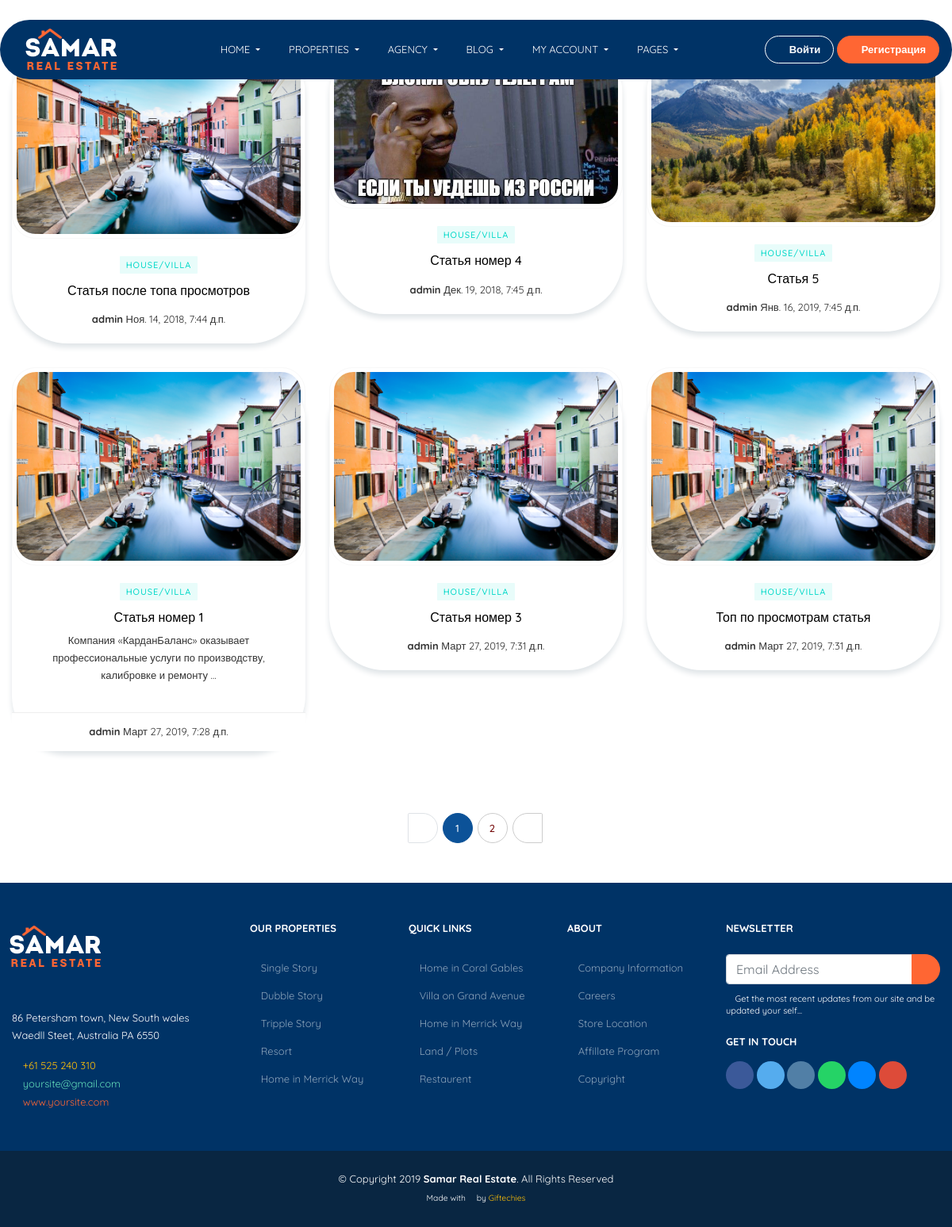
Screenshot of /blog/ with the database file from the repository.
### blog/models.py (models this page shows, shortened)
class Post(models.Model):
    author = models.ForeignKey(settings.AUTH_USER_MODEL, on_delete=models.CASCADE, related_name='posts', verbose_name='Автор статьи')
    post_title = models.CharField(max_length=120, blank=False, null=False, verbose_name='Заголовок', help_text='Заголовок статьи')
    post_body = models.TextField(blank=False, null=False, default=None, verbose_name='Текст статьи')
    slug = AutoSlugField(populate_from='post_title', unique_with=['author__id', 'pub_date__day'], unique=True)
    creation_date = models.DateTimeField(auto_now_add=True, verbose_name='Дата создания статьи')
    pub_date = models.DateTimeField(auto_now=True, verbose_name='Дата публикации')
    is_active = models.BooleanField(default=False, verbose_name='Опубликовано', help_text='Поставьте галочку, если хотите опубликовать объявление')
    comments_open = models.BooleanField(default=True, verbose_name='Комментарии', help_text='Уберите галочку если хотите чтобы комментарии были закрыты')
    meta_title = models.CharField(max_length=140, blank=True, null=True, verbose_name='SEO заголовок')
    meta_description = models.TextField(max_length=220, blank=True, null=True, verbose_name='SEO описание')
    views = models.PositiveIntegerField(default=0, verbose_name='Просмотры')
    class Meta:
        verbose_name = 'Статья'
        verbose_name_plural = 'Статьи'
        ordering = ['pub_date']
    @property
    def get_preview_image(self):
        try:
            my_src = re.findall(r'src="(.*?)"', self.post_body)
            return my_src[0]
        except:
            return None
    def get_absolute_url(self):
        return reverse('post_url', kwargs={'post_slug': self.slug})

### blog/views.py (the view)
# urls.py: path('', BlogView.as_view(), name='blog_url'),
class BlogView(View):
    def get(self, request):
        post_objects = Post.objects.filter(is_active=True)
        paginator = Paginator(post_objects, 6)
        page = request.GET.get('page')
        try:
            posts = paginator.page(page)
        except:
            posts = paginator.page(1)
        current_page = posts.number - 1  # возвращает минимум 1, а так как у нас индексы с 0 начинаются, ,поэтому отнимаем 1
        start_index = current_page - 3
        if start_index < 0:
            start_index = 0
        max_pages = paginator.num_pages  # то же самое как и с currentp_page4
        end_index = current_page + 3
        if end_index > max_pages:
            end_index = max_pages
        page_range = list(paginator.page_range)[start_index:end_index]
        return render(request, 'blog.html', context={'posts': posts, 'page_range': page_range})

### blog/templates/blog.html
{% extends 'base.html' %}
{% load static %}
{% block content %}
      <section class="section-padding">
         <div class="container">
            <div class="row">
               <div class="col-lg-12 col-md-12">
                  <div class="row">
                   {% for post in posts %}
                     <div class="col-lg-4 col-md-4">
                        <div class="card blog-card">
                           <a href="{{ post.get_absolute_url }}">
                              <img class="card-img-top" src="{% if post.get_preview_image %}{{ post.get_preview_image }}{% else %}{% static 'img/blog/1.png' %}{% endif %}" alt="Card image cap">
                              <div class="card-body">
                                 <span class="badge badge-success">House/Villa</span>
                                 <h6>{{ post.post_title }}</h6>
                                 <p class="mb-0">{{ post.post_body|truncatechars:100|safe }}</p>
                              </div>
                              <div class="card-footer">
                                 <p class="mb-0"> <strong>{{ post.author.username }}</strong> {{ post.pub_date }}</p>
                              </div>
                           </a>
                        </div>
                     </div>
                   {% endfor %}
                  </div>
                  <nav class="mt-5">
                     <ul class="pagination justify-content-center">
                        <li class="page-item {% if not posts.has_previous %}disabled{% endif%}">
                           <a class="page-link" href="{% if posts.has_previous %}?page={{ posts.previous_page_number }}{% endif %}" tabindex="-1"><i class="mdi mdi-chevron-left"></i></a>
                        </li>
                       {% for p in page_range %}
                            {% if p == posts.number %}
                                <li class="page-item active"><a class="page-link" href="?page={{ p }}">{{ p }}</a></li>
                            {% else %}
                                <li class="page-item"><a class="page-link" href="?page={{ p }}">{{ p }}</a></li>
                            {% endif %}
                       {% endfor %}
                        <li class="page-item {% if not posts.has_next %}disabled{% endif%}">
                           <a class="page-link" href="{% if posts.has_next %}?page={{ posts.next_page_number }}{% endif %}"><i class="mdi mdi-chevron-right"></i></a>
                        </li>
                     </ul>
                  </nav>
               </div>
            </div>
         </div>
      </section>
{% endblock %}

### templates/base.html (shortened to what this page needs)
{% load static %}
<!DOCTYPE html>
<html lang="en">
   <head>
      <link href="{% static 'vendor/bootstrap/css/bootstrap.min.css' %}" rel="stylesheet">
      <link href="{% static 'vendor/icons/css/materialdesignicons.min.css' %}" media="all" rel="stylesheet" type="text/css" />
      <link href="{% static 'vendor/select2/css/select2-bootstrap.css' %}" rel="stylesheet" />
      <link href="{% static 'vendor/select2/css/select2.min.css' %}" rel="stylesheet" />
      <link href="{% static 'css/samar.css' %}" rel="stylesheet">
       <link href="{% static 'css/style.css' %}" rel="stylesheet">
   </head>
   <body>
      <header>
      	<div class="container position-relative">
        	 <nav class="navbar navbar-expand-lg navbar-light bg-danger pr-3 pl-3">
               <a class="navbar-brand text-success logo" href="{% url 'home_url' %}">
               <img src="{% static 'img/logo.png' %}" alt="samar logo">
               </a>
               <div class="collapse navbar-collapse" id="navbarResponsive">
                  <ul class="navbar-nav mr-auto mt-2 mt-lg-0 margin-auto">
                     <li class="nav-item dropdown">
                        <a class="nav-link dropdown-toggle" href="index.html#" data-toggle="dropdown" aria-haspopup="true" aria-expanded="false">
                        HOME
                        </a>
                     </li>
                     <li class="nav-item dropdown">
                        <a class="nav-link dropdown-toggle" href="index.html#" data-toggle="dropdown" aria-haspopup="true" aria-expanded="false">
                        Properties
                        </a>
                     </li>
                     <li class="nav-item dropdown">
                        <a class="nav-link dropdown-toggle" href="index.html#" data-toggle="dropdown" aria-haspopup="true" aria-expanded="false">
                        Agency
                        </a>
                     </li>
                     <li class="nav-item dropdown">
                        <a class="nav-link dropdown-toggle" href="index.html#" data-toggle="dropdown" aria-haspopup="true" aria-expanded="false">
                        Blog
                        </a>
                     </li>
                     <li class="nav-item dropdown">
                        <a class="nav-link dropdown-toggle" href="index.html#" data-toggle="dropdown" aria-haspopup="true" aria-expanded="false">
                        My Account
                        </a>
                     </li>
                     <li class="nav-item dropdown">
                        <a class="nav-link dropdown-toggle" href="index.html#" data-toggle="dropdown" aria-haspopup="true" aria-expanded="false">
                        Pages
                        </a>
                     </li>
                  </ul>
                  <div class="my-2 my-lg-0">
                     <ul class="list-inline main-nav-right">
                        <li class="list-inline-item">
                            {% if user.is_authenticated %}
                                <a class="btn btn-link text-white btn-sm" href="{% url 'logout_url' %}"><i class="mdi mdi-lock-outline"></i> Выйти</a>
                            {% else %}
                                <a class="btn btn btn-outline-primary btn-sm" href="{% url 'login_url' %}"><i class="mdi mdi-account-outline"></i> Войти</a>
                            {% endif %}
                        </li>
                        <li class="list-inline-item">
                            {% if user.is_authenticated %}
                                <a class="btn btn-secondary btn-sm" href="{% url 'add_classified_url' %}"><i class="mdi mdi-home-account"></i> Добавить объявление</a>
                            {% else %}
                                <a class="btn btn-primary btn-sm" href="{% url 'register_url' %}"><i class="mdi mdi-security-account"></i> Регистрация</a>
                            {% endif %}
                        </li>
                     </ul>
                  </div>
               </div>
         	</nav>
         </div>
      </header>
{% block content %}
{% endblock %}
      <section class="section-padding footer">
         <div class="container">
            <div class="row">
               <div class="col-lg-3 col-md-3">
                  <h4 class="mb-5 mt-0"><a class="logo" href="index.html"><img src="{% static 'img/logo.png' %}" alt="samar logo"></a></h4>
                  <p>86 Petersham town, New South wales<br>Waedll Steet, Australia PA 6550</p>
                  <p class="mb-0"><a class="text-warning" href="index.html#"><i class="mdi mdi-phone"></i> +61 525 240 310</a></p>
                  <p class="mb-0"><a class="text-success" href="index.html#"><i class="mdi mdi-email"></i> yoursite@gmail.com</a></p>
                  <p class="mb-0"><a class="text-primary" href="index.html#"><i class="mdi mdi-earth"></i> www.yoursite.com</a></p>
               </div>
               <div class="col-lg-2 col-md-2">
                  <h6 class="mb-4">OUR PROPERTIES</h6>
                  <ul>
                  <li><a href="index.html#"><i class="mdi mdi-arrow-right"></i> Single Story</a></li>
                  <li><a href="index.html#"><i class="mdi mdi-arrow-right"></i> Dubble Story</a></li>
                  <li><a href="index.html#"><i class="mdi mdi-arrow-right"></i> Tripple Story</a></li>
                  <li><a href="index.html#"><i class="mdi mdi-arrow-right"></i> Resort</a></li>
                  <li><a href="index.html#"><i class="mdi mdi-arrow-right"></i> Home in Merrick Way</a></li>
                  </ul>
               </div>
               <div class="col-lg-2 col-md-2">
                  <h6 class="mb-4">QUICK LINKS</h6>
                  <ul>
                  <li><a href="index.html#"><i class="mdi mdi-arrow-right"></i> Home in Coral Gables</a></li>
                  <li><a href="index.html#"><i class="mdi mdi-arrow-right"></i> Villa on Grand Avenue</a></li>
                  <li><a href="index.html#"><i class="mdi mdi-arrow-right"></i> Home in Merrick Way</a></li>
                  <li><a href="index.html#"><i class="mdi mdi-arrow-right"></i> Land / Plots</a></li>
                  <li><a href="index.html#"><i class="mdi mdi-arrow-right"></i> Restaurent</a></li>
                  </ul>
               </div>
               <div class="col-lg-2 col-md-2">
                  <h6 class="mb-4">ABOUT</h6>
                  <ul>
                  <li><a href="index.html#"><i class="mdi mdi-arrow-right"></i> Company Information</a></li>
                  <li><a href="index.html#"><i class="mdi mdi-arrow-right"></i> Careers</a></li>
                  <li><a href="index.html#"><i class="mdi mdi-arrow-right"></i> Store Location</a></li>
                  <li><a href="index.html#"><i class="mdi mdi-arrow-right"></i> Affillate Program</a></li>
                  <li><a href="index.html#"><i class="mdi mdi-arrow-right"></i> Copyright</a></li>
                  </ul>
               </div>
               <div class="col-lg-3 col-md-3">
                  <h6 class="mb-4">NEWSLETTER</h6>
                  <div class="input-group">
                     <input type="text" class="form-control" placeholder="Email Address">
                     <div class="input-group-append">
                        <button class="btn btn-secondary" type="button"><i class="mdi mdi-arrow-right"></i></button>
                     </div>
                  </div>
                  <p class="text-info newsletter-info"><i class="mdi mdi-email-variant"></i> Get the most recent updates from our site and be updated your self...</p>
                  <h6 class="mb-3 mt-4">GET IN TOUCH</h6>
                  <div class="footer-social">
                     <a class="btn-facebook" href="index.html#"><i class="mdi mdi-facebook"></i></a>
                     <a class="btn-twitter" href="index.html#"><i class="mdi mdi-twitter"></i></a>
                     <a class="btn-instagram" href="index.html#"><i class="mdi mdi-instagram"></i></a>
                     <a class="btn-whatsapp" href="index.html#"><i class="mdi mdi-whatsapp"></i></a>
                     <a class="btn-messenger" href="index.html#"><i class="mdi mdi-facebook-messenger"></i></a>
                     <a class="btn-google" href="index.html#"><i class="mdi mdi-google"></i></a>
                  </div>
               </div>
            </div>
         </div>
      </section>
      <div class="pt-4 pb-4 text-center footer-bottom">
         <p class="mt-0 mb-0">&copy; Copyright 2019 <strong>Samar Real Estate</strong>. All Rights Reserved</p>
         <small class="mt-0 mb-0">
         Made with <i class="mdi mdi-heart text-danger"></i> by <a target="_blank" href="https://giftechies.com/" class="text-warning">Giftechies</a>
         </small>
      </div>
   </body>
</html>

### rows the page displays
Post: post_title "Статья после топа просмотров", author.username "admin", pub_date "Ноя. 14, 2018, 7:44 д.п."
Post: shows a picture, post_title "Статья номер 4", author.username "admin", pub_date "Дек. 19, 2018, 7:45 д.п."
Post: shows a picture, post_title "Статья 5", author.username "admin", pub_date "Янв. 16, 2019, 7:45 д.п."
Post: post_title "Статья номер 1", post_body "Компания «КарданБаланс» оказывает профессиональные услуги по производству, калибровке и ремонту …", author.username "admin", pub_date "Март 27, 2019, 7:28 д.п."
Post: post_title "Статья номер 3", author.username "admin", pub_date "Март 27, 2019, 7:31 д.п."
Post: post_title "Топ по просмотрам статья", author.username "admin", pub_date "Март 27, 2019, 7:31 д.п."

### other values shown
{{ p }} "1"
{{ p }} "2"
